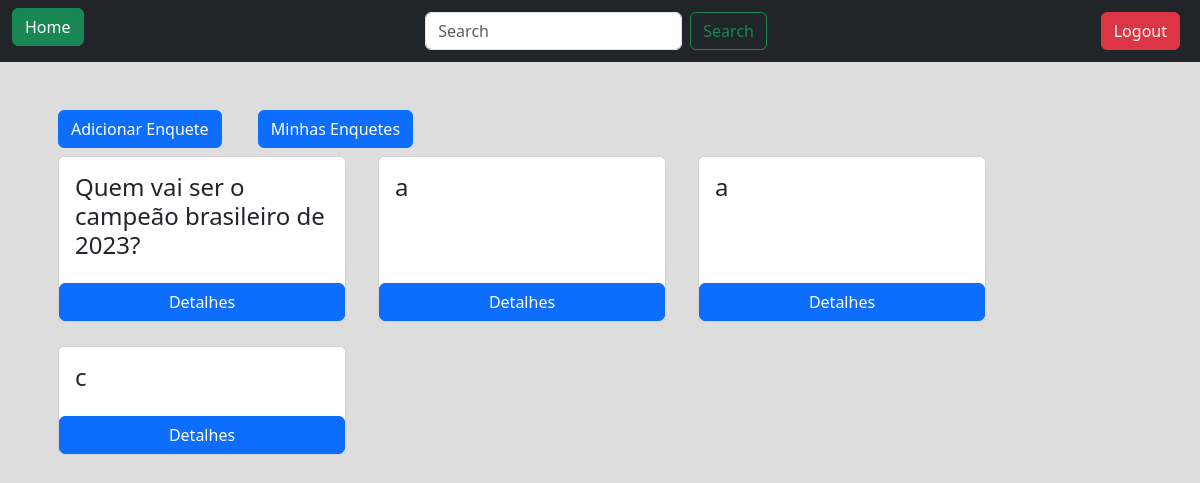
The app's page /minhas-enquetes/ (signed in), older data.
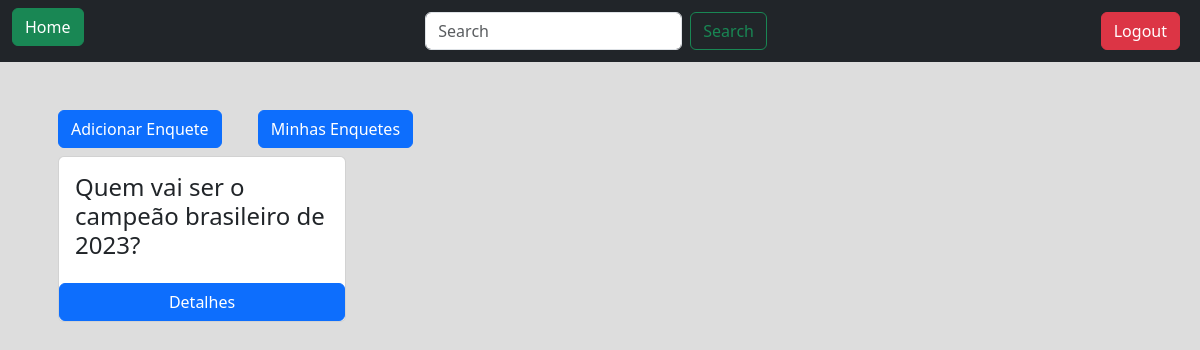
The same page, newer data.
### forms/models.py (models this page shows)
class Enquete(models.Model):
    pergunta = models.CharField(max_length=255)
    opcao1 = models.CharField(max_length=255)
    opcao2 = models.CharField(max_length=255)
    opcao3 = models.CharField(max_length=255)
    opcao4 = models.CharField(max_length=255)
    opcao5 = models.CharField(max_length=255)
    opcao6 = models.CharField(max_length=255)
    opcao1_resultado = models.IntegerField(default=0)
    opcao2_resultado = models.IntegerField(default=0)
    opcao3_resultado = models.IntegerField(default=0)
    opcao4_resultado = models.IntegerField(default=0)
    opcao5_resultado = models.IntegerField(default=0)
    opcao6_resultado = models.IntegerField(default=0)
    criador = models.ForeignKey(User, blank=False, on_delete=models.CASCADE)
    finalizado = models.BooleanField(default=True)

### forms/views.py (the view)
# urls.py: path('minhas-enquetes/', views.minhas_enquetes, name='minhas-enquetes')
def minhas_enquetes(request):
    enquetes = Enquete.objects.filter(criador = request.user)
    return render(request, "pages/index.html", {'enquetes':enquetes})

### forms/templates/pages/index.html (shortened to what this page needs)
{% load static %}
<!DOCTYPE html>
<html lang="en">
  <head>
    <link
      rel="stylesheet"
      href="	https://cdn.jsdelivr.net/npm/bootstrap@5.3.2/dist/css/bootstrap.min.css"
    />
  </head>
  <body style="background-color: #ddd">
    <nav class="navbar navbar-expand-lg bg-dark">
      <div class="container-fluid">
        <div class="d-flex">
          <h5>
            <a class="btn btn-success me-2" href="{% url 'home' %}">Home</a>
          </h5>
        </div>
        <form class="d-flex" role="search" action="{% url 'buscar-enquete' %}">
          <input
            class="form-control me-2"
            type="search"
            placeholder="Search"
            aria-label="Search"
            name="q"
          />
          <button class="btn btn-outline-success" type="submit">Search</button>
        </form>
        <div class="d-flex">
          {% if request.user.is_authenticated %}
          <a class="btn btn-danger me-2" href="{% url 'logout' %}">Logout</a>
          {% else %}
          <a class="btn btn-success me-2" href="{% url 'login' %}">Login</a>
          {% endif %}
        </div>
      </div>
    </nav>
    {% if enquetes %}
    <main>
      <div class="container mt-5">
        {% if request.user.is_authenticated %}
        <a
          class="btn btn-primary mx-3 mb-2"
          href="{% url 'add-enquete' %}"
          role="button"
          >Adicionar Enquete</a
        >
        <a
          class="btn btn-primary mx-3 mb-2"
          href="{% url 'minhas-enquetes' %}"
          role="button"
          >Minhas Enquetes</a
        >
        {% endif %}
      <div class="d-flex flex-wrap">
        {% for enquete in enquetes %}
        <div class="card mb-4 mx-3" style="width: 18rem">
          <div class="card-body">
            <h4 class="pergunta">{{ enquete.pergunta }}</h4>
          </div>
          <a
            href="{% url 'detalhe-enquete' enquete.id %}"
            class="btn btn-primary"
            >Detalhes</a
          >
        </div>
        {% endfor %}
      </div>
      {% else %}
      <p>Desculpe! Nenhuma enquete encontrada.</p>
      {% endif %}
    </main>
  </body>
</html>

Row changes from the older to the newer data that the page shows:
removed Enquete: pergunta "a"
removed Enquete: pergunta "a"
removed Enquete: pergunta "c"
